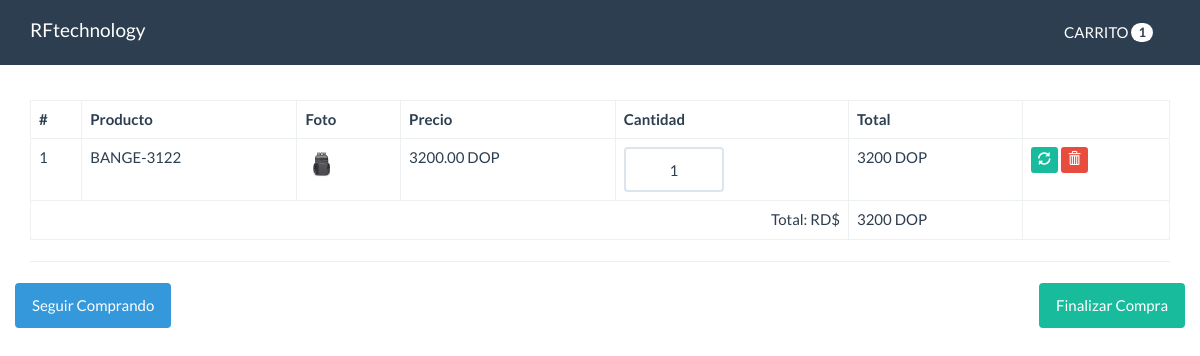
The app's page /crudrafa/carrito.php?id=9 with its own data.
### tables this page shows
CREATE TABLE `productos` (
  `id` int(11) NOT NULL,
  `titulo` varchar(255) NOT NULL,
  `descripcion` varchar(255) NOT NULL,
  `foto` varchar(100) NOT NULL,
  `precio` decimal(10,2) NOT NULL,
  `categoria_id` int(11) NOT NULL,
  `fecha` date NOT NULL,
  `estado` int(11) NOT NULL DEFAULT 1
);

### crudrafa/funciones.php (called while the page is built, shortened)
<?php
function calcularTotal()
{
  $total = 0;
  if(isset($_SESSION['carrito'])){
    foreach($_SESSION['carrito'] as $indice => $value){
        $total += $value['precio'] * $value['cantidad'];
    }
  }
  return $total;
}
function cantidadProductos ()
{
    $cantidad = 0;
    if(isset($_SESSION['carrito'])){
      foreach($_SESSION['carrito'] as $indice => $value){
          $cantidad++;
      }
    }
    return $cantidad;
}
?>

### crudrafa/src/Productos.php (called while the page is built, shortened)
<?php
 class Productos{
    private $cn = null;
    public function __construct()
    {
        $this->config = parse_ini_file(__DIR__.'/../config.ini');
        $this->cn = new \PDO($this->config['dns'],$this->config['usuario'],$this->config['clave'],array(
            \PDO:: MYSQL_ATTR_INIT_COMMAND =>'SET NAMES utf8'
        ));
    }
    public function mostrarPorId($id){
        $sql = "SELECT * FROM `productos` WHERE `id`=:id";
        $resultado = $this->cn->prepare($sql);
        $_array = array(
            ":id" => $id
        );
        if($resultado->execute($_array))
            return $resultado->fetch();
        return false;
    }
 }
?>

### crudrafa/carrito.php (the view, shortened to what this page needs)
<?php
require 'funciones.php';
if(isset($_GET['id']) && is_numeric($_GET['id'])){
    $id = $_GET['id'] ;
    $producto = new mecatronicosrd\Productos;
    $resultado = $producto->mostrarPorId($id);
}
?>
<!DOCTYPE html>
<html lang="es">
  <head>
    <link rel="stylesheet" href="assets/css/bootstrap.min.css">
    <link rel="stylesheet" href="assets/css/estilos.css">
  </head>
  <body>
    <nav class="navbar navbar-default navbar-fixed-top">
      <div class="container">
        <div class="navbar-header">
          <a class="navbar-brand" href="index.php">RFtechnology</a>
        </div>
        <div id="navbar" class="navbar-collapse collapse">
          <ul class="nav navbar-nav pull-right">
            <li>
              <a href="" class="btn">CARRITO <span class="badge"><?php print cantidadProductos(); ?></span></a>
            </li>
          </ul>
        </div>
      </div>
    </nav>
    <div class="container" id="main">
    <table class ="table table-bordered table-hover">
               <thead>
                <tr>
                  <th>#</th>
                  <th>Producto</th>
                  <th>Foto</th>
                  <th>Precio</th>
                  <th>Cantidad</th>
                  <th>Total</th>
                  <th></th>
                </tr>
               </thead>
               <tbody>
                  <?php
                  if(isset($_SESSION['carrito']) && !empty($_SESSION['carrito'])){
                    $c=0;
                   foreach($_SESSION['carrito'] as $indice => $value){
                    $c++;
                    $total = $value['precio']*$value['cantidad'];
                  ?>
                    <tr>
                        <form action="actualizar_carrito.php" method="POST">
                        <td><?php print $c ?></td>
                       <td><?php print $value['titulo'] ?></td>
                       <td>
                       <?php
                           $foto = 'upload/'.$value['foto'];
                             if(file_exists($foto)){
                             ?>
                            <img src="<?php print $foto;?>"  width="35">
                             <?php }else{?>
                             <img src="assets/not-found.jpg" width="35">
                    <?php } ?>
                       </td>
                       <td><?php print $value['precio'] ?> DOP</td>
                       <td>
                        <input type="text" name="cantidad" class="form-control u-size-100" value="<?php print $value['cantidad']?>">
                       </td>
                       <td>
                        <?php print $total?> DOP
                       </td>
                       <td>
                        <button type="submit" class="btn btn-success btn-xs">
                        <span class="glyphicon glyphicon-refresh"></span>
                        </button>
                        <a href="eliminar_carrrito.php?id=<?php print $value['id']?>" class="btn btn-danger btn-xs">
                        <span class="glyphicon glyphicon-trash"></span>
                        </a>
                       </td>
                       </form>
                    </tr>
                  <?php
                  }
                  }else{
                  ?>
                    <tr>
                        <td colspan="7"> No hay Productos en el carrito</td>
                    </tr>
                  <?php  }?>
               </tbody>
               <tfoot>
                <tr>
                    <td colspan="5" class = "text-right">Total: RD$</td>
                    <td><?php print calcularTotal()?> DOP</td>
                    <td></td>
                </tr>
               </tfoot>
    </table>
    <hr>
    <?php
       if(isset($_SESSION['carrito']) && !empty($_SESSION['carrito'])){
    ?>
     <div class="row">
        <div class="pull-left">
            <a href="index.php" class="btn btn-info">Seguir Comprando</a>
        </div>
        <div class="pull-right">
         <a href="finalizar.php" class="btn btn-success">Finalizar Compra</a>
        </div>
     </div>
    <?php
       }
    ?>
    </div>
  </body>
</html>

### crudrafa/assets/css/estilos.css (style rules this page uses)
#main { margin-top: 100px; }
.u-size-100 { width: 100px; text-align: center; }

### records on screen
productos: titulo "BANGE-3122", foto (picture), precio "3200.00", cantidad "1", precio "3200"

### other values on screen
cantidadProductos() "1"
calcularTotal() "3200"
